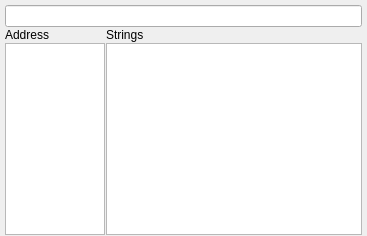
             <widget class="QWidget" name="stringsTab">
              <property name="styleSheet">
               <string notr="true"/>
              </property>
              <attribute name="title">
               <string>Strings</string>
              </attribute>
              <layout class="QGridLayout" name="gridLayout_9">
               <property name="leftMargin">
                <number>5</number>
               </property>
               <property name="topMargin">
                <number>5</number>
               </property>
               <property name="rightMargin">
                <number>5</number>
               </property>
               <property name="bottomMargin">
                <number>1</number>
               </property>
               <property name="spacing">
                <number>1</number>
               </property>
               <item row="2" column="0">
                <widget class="QPlainTextEdit" name="stringsAddressBrowser">
                 <property name="maximumSize">
                  <size>
                   <width>100</width>
                   <height>16777215</height>
                  </size>
                 </property>
                 <property name="styleSheet">
                  <string notr="true"/>
                 </property>
                 <property name="verticalScrollBarPolicy">
                  <enum>Qt::ScrollBarAlwaysOff</enum>
                 </property>
                 <property name="undoRedoEnabled">
                  <bool>false</bool>
                 </property>
                 <property name="lineWrapMode">
                  <enum>QPlainTextEdit::NoWrap</enum>
                 </property>
                 <property name="readOnly">
                  <bool>true</bool>
                 </property>
                </widget>
               </item>
               <item row="2" column="1">
                <widget class="QPlainTextEdit" name="stringsBrowser">
                 <property name="maximumSize">
                  <size>
                   <width>16777215</width>
                   <height>16777215</height>
                  </size>
                 </property>
                 <property name="styleSheet">
                  <string notr="true">font-size: 10pt;</string>
                 </property>
                 <property name="verticalScrollBarPolicy">
                  <enum>Qt::ScrollBarAsNeeded</enum>
                 </property>
                 <property name="undoRedoEnabled">
                  <bool>false</bool>
                 </property>
                 <property name="lineWrapMode">
                  <enum>QPlainTextEdit::NoWrap</enum>
                 </property>
                 <property name="readOnly">
                  <bool>true</bool>
                 </property>
                 <property name="textInteractionFlags">
                  <set>Qt::TextSelectableByMouse</set>
                 </property>
                </widget>
               </item>
               <item row="1" column="0">
                <widget class="QLabel" name="stringsAddressLabel">
                 <property name="text">
                  <string>Address</string>
                 </property>
                </widget>
               </item>
               <item row="1" column="1">
                <widget class="QLabel" name="stringsLabel">
                 <property name="text">
                  <string>Strings</string>
                 </property>
                </widget>
               </item>
               <item row="0" column="0" colspan="2">
                <widget class="QLineEdit" name="stringsSearchBar"/>
               </item>
              </layout>
             </widget>
